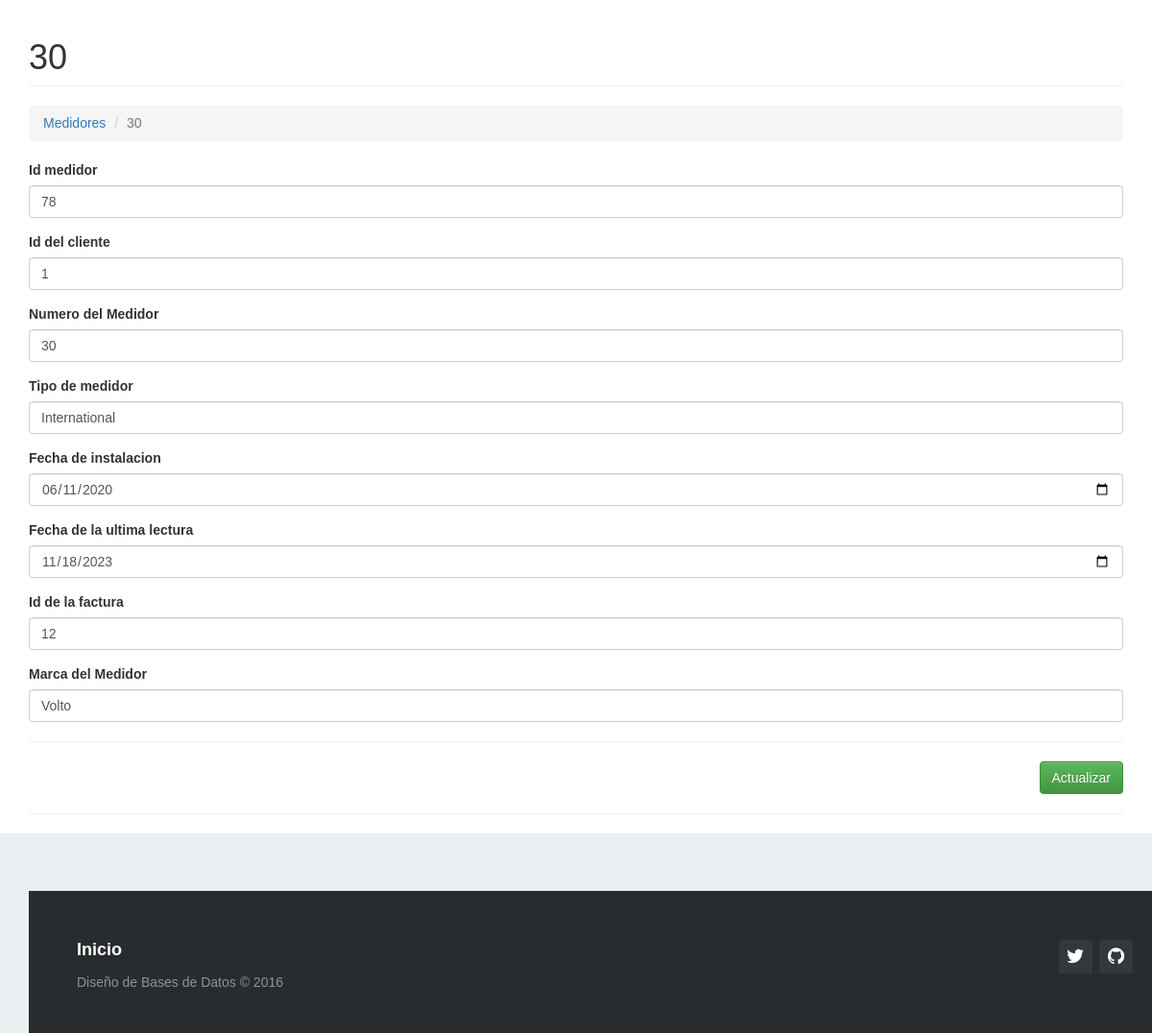
Page /?c=medidor&a=Crud&idmedidor=78 on the committed database.
### tables this page shows
CREATE TABLE `tbl_medidor` (
  `idmedidor` int(50) NOT NULL,
  `NumMed` int(50) NOT NULL,
  `TipoMed` varchar(50) NOT NULL,
  `Fechains` date NOT NULL,
  `idcliente` int(2) NOT NULL,
  `FechaUl` date NOT NULL,
  `idfactura` int(50) NOT NULL,
  `MarcaMed` varchar(50) NOT NULL
);

### Controller/medidor.controller.php (called while the page is built, shortened)
<?php
require_once 'model/medidor.php';
class MedidorController{
    private $model;
    public function __CONSTRUCT(){
        $this->model = new medidor();
    }
    public function Crud(){
        $prod = new medidor();
        if(isset($_REQUEST['idmedidor'])){
            $prod = $this->model->Obtener($_REQUEST['idmedidor']);
        }
        require_once 'view/header.php';
        require_once 'view/medidor/medidor-editar.php';
        require_once 'view/footer.php';
    }
}

### Model/database.php (called while the page is built)
<?php
class Database
{
    public static function Conectar()
    {
        $pdo = new PDO('mysql:host=localhost;dbname=bd_cfe;charset=utf8', 'root', '');
        $pdo->setAttribute(PDO::ATTR_ERRMODE, PDO::ERRMODE_EXCEPTION);
        return $pdo;
    }
}

### Model/medidor.php (called while the page is built, shortened)
<?php
class medidor
{
	private $pdo;
	public function __CONSTRUCT()
	{
		try
		{
			$this->pdo = Database::Conectar();
		}
		catch(Exception $e)
		{
			die($e->getMessage());
		}
	}
	public function Obtener($idmedidor)
	{
		try
		{
			$stm = $this->pdo->prepare("SELECT * FROM tbl_medidor WHERE idmedidor = ?");
			$stm->execute(array($idmedidor));
			return $stm->fetch(PDO::FETCH_OBJ);
		} catch (Exception $e)
		{
			die($e->getMessage());
		}
	}
}

### View/medidor/medidor-editar.php (the view, shortened to what this page needs)
<h1 class="page-header">
    <?php echo $prod->idmedidor != null ? $prod->NumMed : 'Nuevo Registro'; ?>
</h1>
<ol class="breadcrumb">
  <li><a href="?c=medidor">Medidores</a></li>
  <li class="active"><?php echo $prod->idmedidor != null ? $prod->NumMed : 'Nuevo Registro'; ?></li>
</ol>
<form id="frm-medidor" action="?c=medidor&a=Editar" method="post" enctype="multipart/form-data">
    <div class="form-group">
      <label>Id medidor</label>
      <input type="text" name="idmedidor" value="<?php echo $prod->idmedidor; ?>" class="form-control" placeholder="Ingrese el id del medidor" data-validacion-tipo="requerido|min:3" />
    </div>
    <div class="form-group">
        <label>Id del cliente</label>
        <input type="text" name="idcliente" value="<?php echo $prod->idcliente; ?>" class="form-control" placeholder="Ingrese el id del cliente" data-validacion-tipo="requerido|min:3" />
    </div>
    <div class="form-group">
        <label>Numero del Medidor</label>
        <input type="text" name="NumMed" value="<?php echo $prod->NumMed; ?>" class="form-control" placeholder="Ingrese el numero del medido" data-validacion-tipo="requerido|min:3" />
    </div>
    <div class="form-group">
        <label>Tipo de medidor</label>
        <input type="text" name="TipoMed" value="<?php echo $prod->TipoMed; ?>" class="form-control" placeholder="Ingrese el tipo de medidor" data-validacion-tipo="requerido|min:3" />
    </div>
    <div class="form-group">
        <label>Fecha de instalacion</label>
        <input type="date" name="Fechains" value="<?php echo $prod->Fechains; ?>" class="form-control" placeholder="Ingrese la fecha de instalacion" data-validacion-tipo="requerido|min:3" />
    </div>
    <div class="form-group">
        <label>Fecha de la ultima lectura</label>
        <input type="date" name="FechaUl" value="<?php echo $prod->FechaUl; ?>" class="form-control" placeholder="Ingrese la fecha de la ultima lectura" data-validacion-tipo="requerido|min:3" />
    </div>
    <div class="form-group">
        <label>Id de la factura</label>
        <input type="text" name="idfactura" value="<?php echo $prod->idfactura; ?>" class="form-control" placeholder="Ingrese el id de la factura" data-validacion-tipo="requerido|min:3" />
    </div>
    <div class="form-group">
        <label>Marca del Medidor</label>
        <input type="text" name="MarcaMed" value="<?php echo $prod->MarcaMed; ?>" class="form-control" placeholder="Ingrese la marca del medidor" data-validacion-tipo="requerido|min:3" />
    </div>
    <hr />
    <div class="text-right">
        <button class="btn btn-success">Actualizar</button>
    </div>
</form>

### assets/css/demo.css (style rules this page uses)
* { padding:0; margin:0; }
html { background-color: #eaf0f2; }
body { font:14px/1.5 Arial, Helvetica, sans-serif; }

### rows in the picture
tbl_medidor: NumMed "30", idmedidor "78", idcliente "1", TipoMed "International", Fechains "06/11/2020", FechaUl "11/18/2023", idfactura "12", MarcaMed "Volto"
